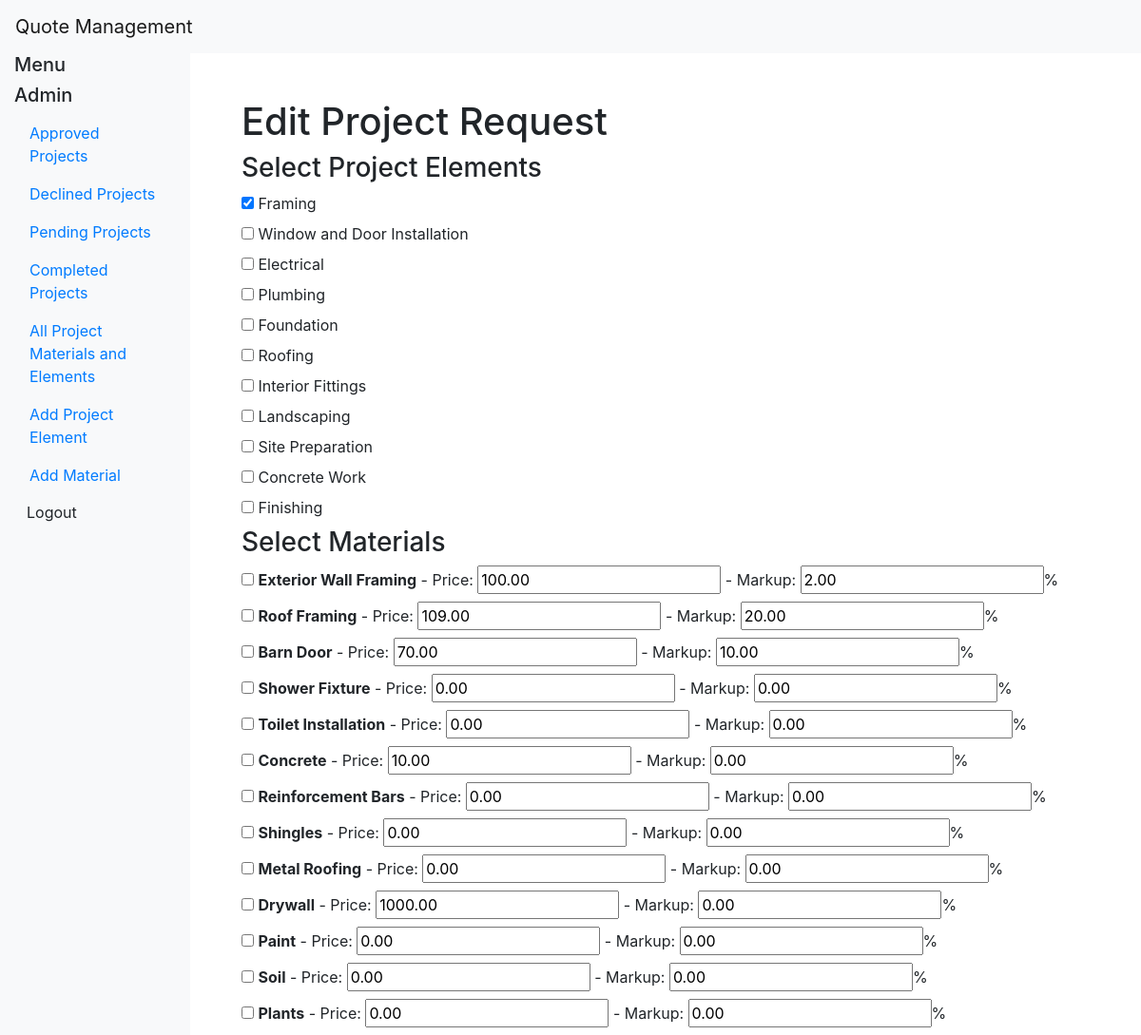
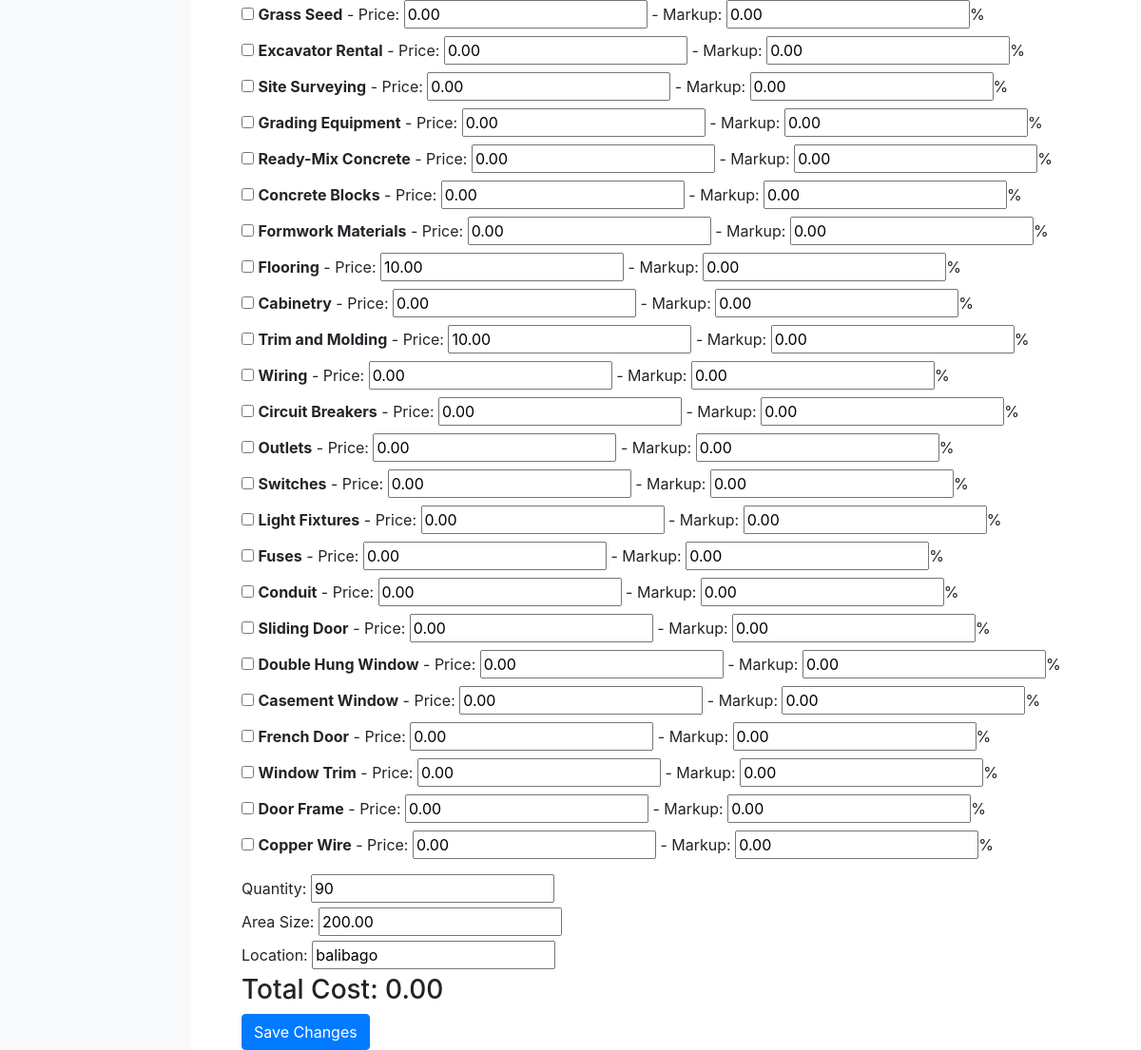
The app's page /projects/edit_project/16/ (signed in) with its own data (2 pictures, top to bottom).
### projects/models.py (models this page shows, shortened)
class Material(models.Model):
    name = models.CharField(max_length=200)
    project_element = models.ForeignKey(ProjectElement, related_name='materials', on_delete=models.CASCADE)
    price = models.DecimalField(max_digits=10, decimal_places=2, default=0.00)
    markup = models.DecimalField(max_digits=5, decimal_places=2, default=0.00)  # Markup field
    total_cost = models.DecimalField(max_digits=10, decimal_places=2, default=0)

class QuotationRequest(models.Model):
    STATUS_CHOICES = [
        ("Pending", "Pending"),
        ("Approved by Admin", "Approved by Admin"),
        ("Declined by Admin", "Declined by Admin"),
        ("Declined by User", "Declined by User"),
        ("Complete", "Complete"),
        ("Approved by User", "Approved by User"),
    ]
    project_element = models.ManyToManyField(ProjectElement)  # Many-to-Many relationship
    material = models.ManyToManyField(Material, blank=True)  # Many-to-Many relationship with Material
    user = models.ForeignKey(User, on_delete=models.CASCADE)
    created_at = models.DateTimeField(auto_now_add=True)
    status = models.CharField(max_length=20, choices=STATUS_CHOICES, default="Pending")  # Updated status field
    quantity = models.PositiveIntegerField(default=1)  # Quantity field
    area_size = models.DecimalField(max_digits=10, decimal_places=2, null=True, blank=True)  # Area size in sqm or sq ft
    location = models.CharField(max_length=255, null=True, blank=True)  # Location of the project

### projects/views.py (the view)
# urls.py: path('edit_project/<int:project_id>/', views.edit_project, name='edit_project'),
@login_required
def edit_project(request, project_id):
    project = get_object_or_404(QuotationRequest, id=project_id)
    if request.method == 'POST':
        form = QuotationRequestForm(request.POST, instance=project)
        if form.is_valid():
            form.save()
            project.material.clear()
            selected_material_ids = request.POST.getlist('materials')
            for material_id in selected_material_ids:
                try:
                    material = Material.objects.get(id=material_id)
                    price_key = f'material_price_{material_id}'
                    markup_key = f'material_markup_{material_id}'
                    new_price = float(request.POST.get(price_key, material.price))
                    new_markup = float(request.POST.get(markup_key, material.markup))
                    material.price = new_price
                    material.markup = new_markup
                    material.save()
                    project.material.add(material)  # Correctly associate the material with the project
                except Material.DoesNotExist:
                    continue  # Optionally log this or handle it differently
            return redirect('homepage')
    else:
        form = QuotationRequestForm(instance=project)
    materials_with_details = Material.objects.all()
    selected_material_ids = project.material.values_list('id', flat=True)  # Get selected material IDs
    context = {
        'form': form,
        'materials_with_details': materials_with_details,
        'selected_material_ids': selected_material_ids,  # Pass selected material IDs for the template
    }
    return render(request, 'edit_project.html', context)

### projects/forms.py
class QuotationRequestForm(forms.ModelForm):
    class Meta:
        model = QuotationRequest
        fields = ['project_element', 'material', 'quantity', 'area_size', 'location']
        widgets = {
            'project_element': forms.CheckboxSelectMultiple(),  # Keep this if allowing multiple selections
            'material': forms.CheckboxSelectMultiple(),
        }

### projects/models.py (called while the page is built)
    def __str__(self):
        return self.name

### templates/edit_project.html (shortened to what this page needs)
{% extends 'base.html' %}
{% block content %}
<div class="container mt-5">
    <h1>Edit Project Request</h1>
    <form method="POST" id="editProjectForm">
        <div>
            <h3>Select Project Elements</h3>
            {{ form.project_element }}
        </div>
        <div>
            <h3>Select Materials</h3>
    <ul id="materialList" class="list-unstyled">
    {% for material in materials_with_details %}
        <li class="mb-2">
            <input type="checkbox" id="id_material_{{ material.id }}" name="materials" value="{{ material.id }}"
                {% if material.id in selected_material_ids %}checked{% endif %} onchange="calculateTotalCost()">
            <strong>{{ material.name }}</strong>
            - Price: <input type="number" step="0.01" id="price-{{ material.id }}" name="material_price_{{ material.id }}"
                value="{{ material.price|floatformat:2 }}" onchange="calculateTotalCost()">
            - Markup: <input type="number" step="0.01" id="markup-{{ material.id }}" name="material_markup_{{ material.id }}"
                value="{{ material.markup|floatformat:2 }}" onchange="calculateTotalCost()">%
        </li>
    {% endfor %}
</ul>
        </div>
        <div>
            <label for="id_quantity">Quantity:</label>
            {{ form.quantity }}
        </div>
        <div>
            <label for="id_area_size">Area Size:</label>
            {{ form.area_size }}
        </div>
        <div>
            <label for="id_location">Location:</label>
            {{ form.location }}
        </div>
        <h3>Total Cost: <span id="totalCost">0.00</span></h3>
        <button type="submit" class="btn btn-primary">Save Changes</button>
    </form>
</div>
{% endblock %}

### records on screen
Material: name "Exterior Wall Framing", price "100.00", markup "2.00"
Material: name "Roof Framing", price "109.00", markup "20.00"
Material: name "Barn Door", price "70.00", markup "10.00"
Material: name "Shower Fixture", price "0.00", markup "0.00"
Material: name "Toilet Installation", price "0.00", markup "0.00"
Material: name "Concrete", price "10.00", markup "0.00"
Material: name "Reinforcement Bars", price "0.00", markup "0.00"
Material: name "Shingles", price "0.00", markup "0.00"
Material: name "Metal Roofing", price "0.00", markup "0.00"
Material: name "Drywall", price "1000.00", markup "0.00"
Material: name "Paint", price "0.00", markup "0.00"
Material: name "Soil", price "0.00", markup "0.00"
Material: name "Plants", price "0.00", markup "0.00"
Material: name "Grass Seed", price "0.00", markup "0.00"
Material: name "Excavator Rental", price "0.00", markup "0.00"
Material: name "Site Surveying", price "0.00", markup "0.00"
Material: name "Grading Equipment", price "0.00", markup "0.00"
Material: name "Ready-Mix Concrete", price "0.00", markup "0.00"
Material: name "Concrete Blocks", price "0.00", markup "0.00"
Material: name "Formwork Materials", price "0.00", markup "0.00"
Material: name "Flooring", price "10.00", markup "0.00"
Material: name "Cabinetry", price "0.00", markup "0.00"
Material: name "Trim and Molding", price "10.00", markup "0.00"
Material: name "Wiring", price "0.00", markup "0.00"
Material: name "Circuit Breakers", price "0.00", markup "0.00"
Material: name "Outlets", price "0.00", markup "0.00"
Material: name "Switches", price "0.00", markup "0.00"
Material: name "Light Fixtures", price "0.00", markup "0.00"
Material: name "Fuses", price "0.00", markup "0.00"
Material: name "Conduit", price "0.00", markup "0.00"
Material: name "Sliding Door", price "0.00", markup "0.00"
Material: name "Double Hung Window", price "0.00", markup "0.00"
Material: name "Casement Window", price "0.00", markup "0.00"
Material: name "French Door", price "0.00", markup "0.00"
Material: name "Window Trim", price "0.00", markup "0.00"
Material: name "Door Frame", price "0.00", markup "0.00"
Material: name "Copper Wire", price "0.00", markup "0.00"
QuotationRequest: quantity "90", area_size "200.00", location "balibago"
